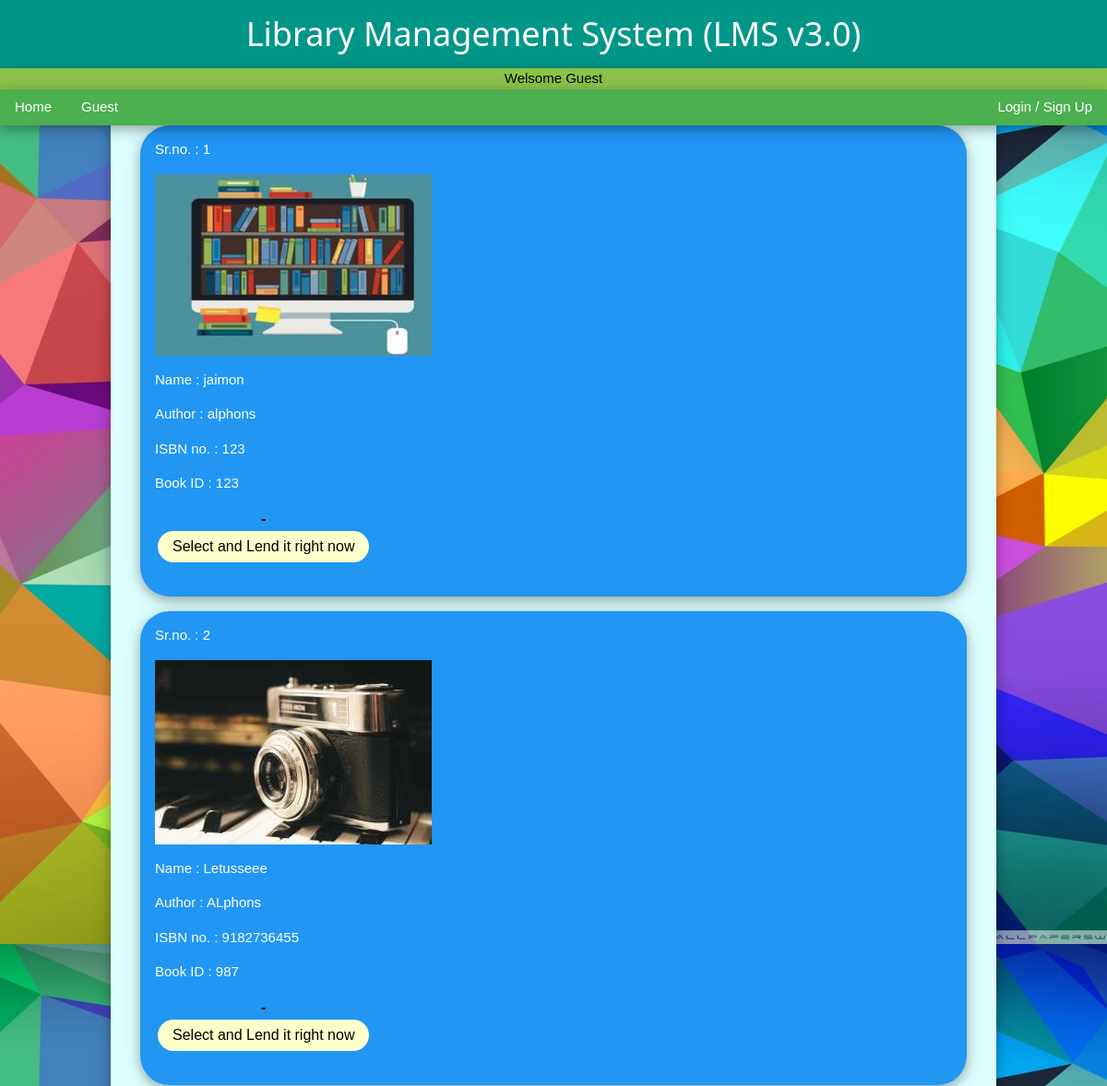
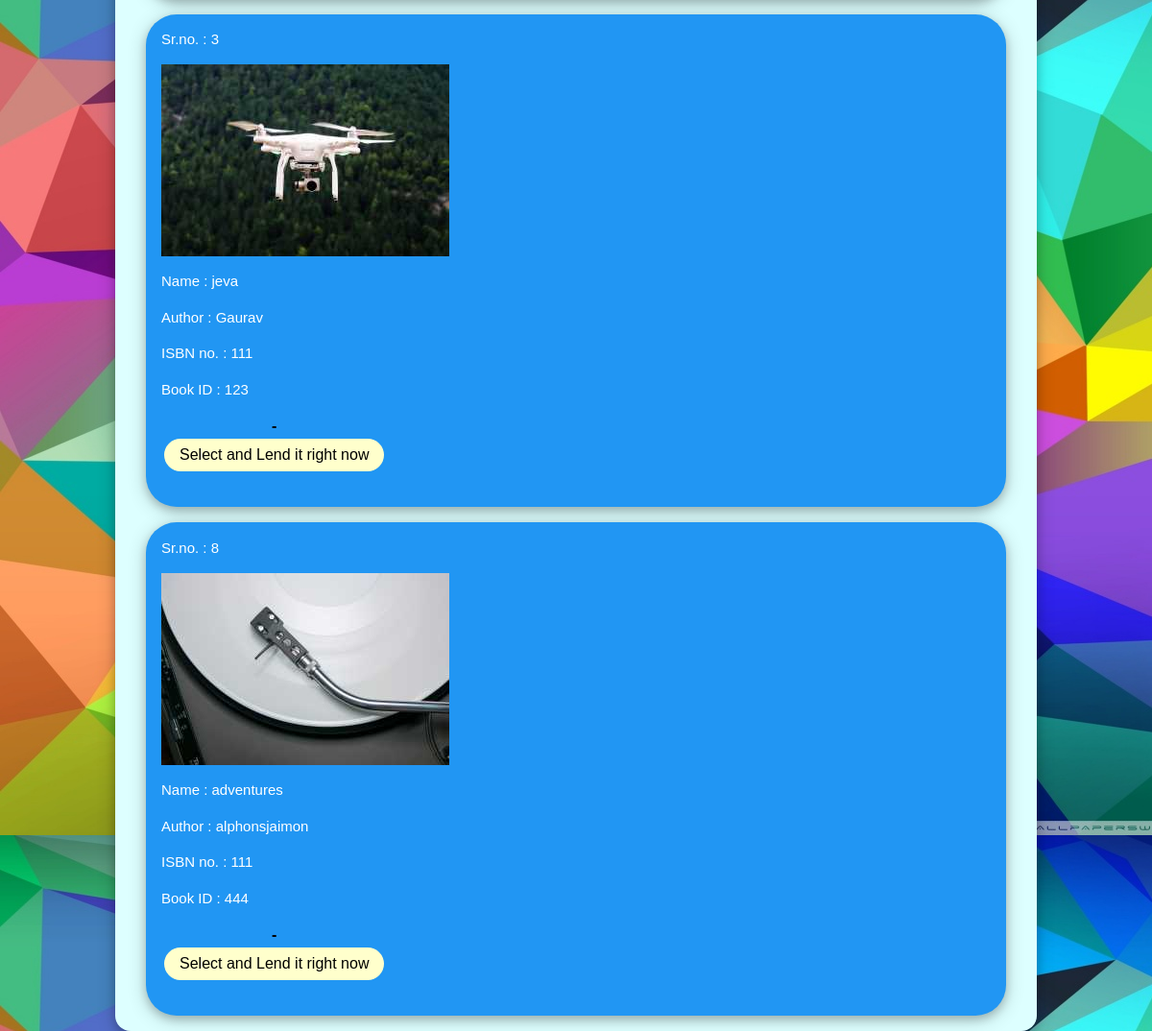
/gust/gust.php, run on the app's committed database (2 pictures, top to bottom).
### tables this page shows
CREATE TABLE `books` (
  `name` varchar(100) NOT NULL,
  `author` varchar(100) NOT NULL,
  `isbn` varchar(100) NOT NULL,
  `price` varchar(100) NOT NULL,
  `quantity` varchar(100) NOT NULL,
  `bookid` varchar(100) NOT NULL,
  `id` int(11) NOT NULL
);

### gust/gust.php (the view, shortened to what this page needs)
<html>
	<link rel="stylesheet" href="/LMS3/asset/w3.css">
	<body>
		<div class="w3-top">
			<div class="w3-container w3-teal w3-card-4" align=center>
				<h1>Library Management System (LMS v3.0)</h1>
			</div>
      <div class="w3-container w3-light-green w3-card-4" align=center>Welsome Guest</div>
			<div class="w3-bar w3-green w3-card-4">
				<a href="/LMS3/home.php" class="w3-bar-item w3-btn w3-mobile w3-hover-pale-green">Home</a>
				<a href="/LMS3/gust/gust.php" class="w3-bar-item w3-btn w3-mobile w3-hover-pale-green">Guest</a>
				<a href="/LMS3/userin.php" class="w3-bar-item w3-btn w3-mobile w3-right w3-hover-pale-green">Login / Sign Up</a>
			</div>
		</div>
		<div class="w3-container w3-card-4 w3-pale-blue w3-round-xlarge" style="margin-left:10%; margin-right:10%; margin-top:10%;">
<?php
	$conn=mysqli_connect("localhost","root","","LMS3");
	$query="select * from books";
	$requests=mysqli_query($conn,$query);
	if(mysqli_num_rows($requests) > 0){
		while($row = mysqli_fetch_array($requests)){
			echo "
				<div class='w3-container w3-blue w3-card-4 w3-margin w3-round-xxlarge'>
  					<p>Sr.no. : ".$row['id']."</p>
  					<img src='/LMS3/asset/book/".$row['id'].".jpg'>
  					<p>Name : ".$row['name']."</p>
  					<p>Author : ".$row['author']."</p>
  					<p>ISBN no. : ".$row['isbn']."</p>
  					<p>Book ID : ".$row['bookid']."</p>
  					<div class=''>
  					<table>
  					<tr><th>-</th></tr>
  					<tr>
  					<td class='actions'>
  						<form method='POST'>
  							<input type='hidden' value='".$row['id']."' name='bid' />
  							<input class='w3-btn w3-round-xxlarge w3-margin-bottom w3-pale-yellow' type='submit' value='Select and Lend it right now' name='lend'>
  						</form></td>";
  			echo "<tr></table></div></div>";
  		}
      echo"</div>";
  	}
  	else {
  		echo " Unfortunatly their are no books!!! Why dont you write some and donate to LMS. That would be cool ";
  	}
?>

### asset/w3.css (style rules this page uses)
*,*:before,*:after { box-sizing:inherit }
html { -ms-text-size-adjust:100%;-webkit-text-size-adjust:100% }
body { margin:0 }
a { background-color:transparent;-webkit-text-decoration-skip:objects }
img { border-style:none }
button,input,select,textarea { font:inherit;margin:0 }
button,input { overflow:visible }
button,html [type=button],[type=reset],[type=submit] { -webkit-appearance:button }
html,body { font-family:Verdana,sans-serif;font-size:15px;line-height:1.5 }
html { overflow-x:hidden }
h1 { font-size:36px }
h1,h2,h3,h4,h5,h6 { font-family:"Segoe UI",Arial,sans-serif;font-weight:400;margin:10px 0 }
img { vertical-align:middle }
a { color:inherit }
.w3-btn,.w3-button { border:none;display:inline-block;padding:8px 16px;vertical-align:middle;overflow:hidden;text-decoration:none;color:inherit;background-color:inherit;text-align:center;cursor:pointer;white-space:nowrap }
.w3-btn,.w3-button { -webkit-touch-callout:none;-webkit-user-select:none;-khtml-user-select:none;-moz-user-select:none;-ms-user-select:none;user-select:none }
.w3-bar { width:100%;overflow:hidden }
.w3-bar .w3-bar-item { padding:8px 16px;float:left;width:auto;border:none;display:block;outline:0 }
.w3-container:after,.w3-container:before,.w3-panel:after,.w3-panel:before,.w3-row:after,.w3-row:before,.w3-row-padding:after,.w3-row-padding:before, .w3-cell-row:before,.w3-cell-row:after,.w3-clear:after,.w3-clear:before,.w3-bar:before,.w3-bar:after { content:"";display:table;clear:both }
.w3-top,.w3-bottom { position:fixed;width:100%;z-index:1 }
.w3-top { top:0 }
.w3-round-xlarge { border-radius:16px }
.w3-round-xxlarge { border-radius:32px }
.w3-container,.w3-panel { padding:0.01em 16px }
.w3-card-4,.w3-hover-shadow:hover { box-shadow:0 4px 10px 0 rgba(0,0,0,0.2),0 4px 20px 0 rgba(0,0,0,0.19) }
.w3-margin { margin:16px!important }
.w3-margin-bottom { margin-bottom:16px!important }
.w3-right { float:right!important }
.w3-blue,.w3-hover-blue:hover { color:#fff!important;background-color:#2196F3!important }
.w3-green,.w3-hover-green:hover { color:#fff!important;background-color:#4CAF50!important }
.w3-light-green,.w3-hover-light-green:hover { color:#000!important;background-color:#8bc34a!important }
.w3-teal,.w3-hover-teal:hover { color:#fff!important;background-color:#009688!important }
.w3-pale-yellow,.w3-hover-pale-yellow:hover { color:#000!important;background-color:#ffffcc!important }
.w3-pale-blue,.w3-hover-pale-blue:hover { color:#000!important;background-color:#ddffff!important }

### gust/gust.php (style rules this page uses)
body { background-image: url("/LMS3/asset/home1.jpg"); }

### data on the page
books: id "1", shows a picture, name "jaimon", author "alphons", isbn "123", bookid "123"
books: id "2", shows a picture, name "Letusseee", author "ALphons", isbn "9182736455", bookid "987"
books: id "3", shows a picture, name "jeva", author "Gaurav", isbn "111", bookid "123"
books: id "8", shows a picture, name "adventures", author "alphonsjaimon", isbn "111", bookid "444"
